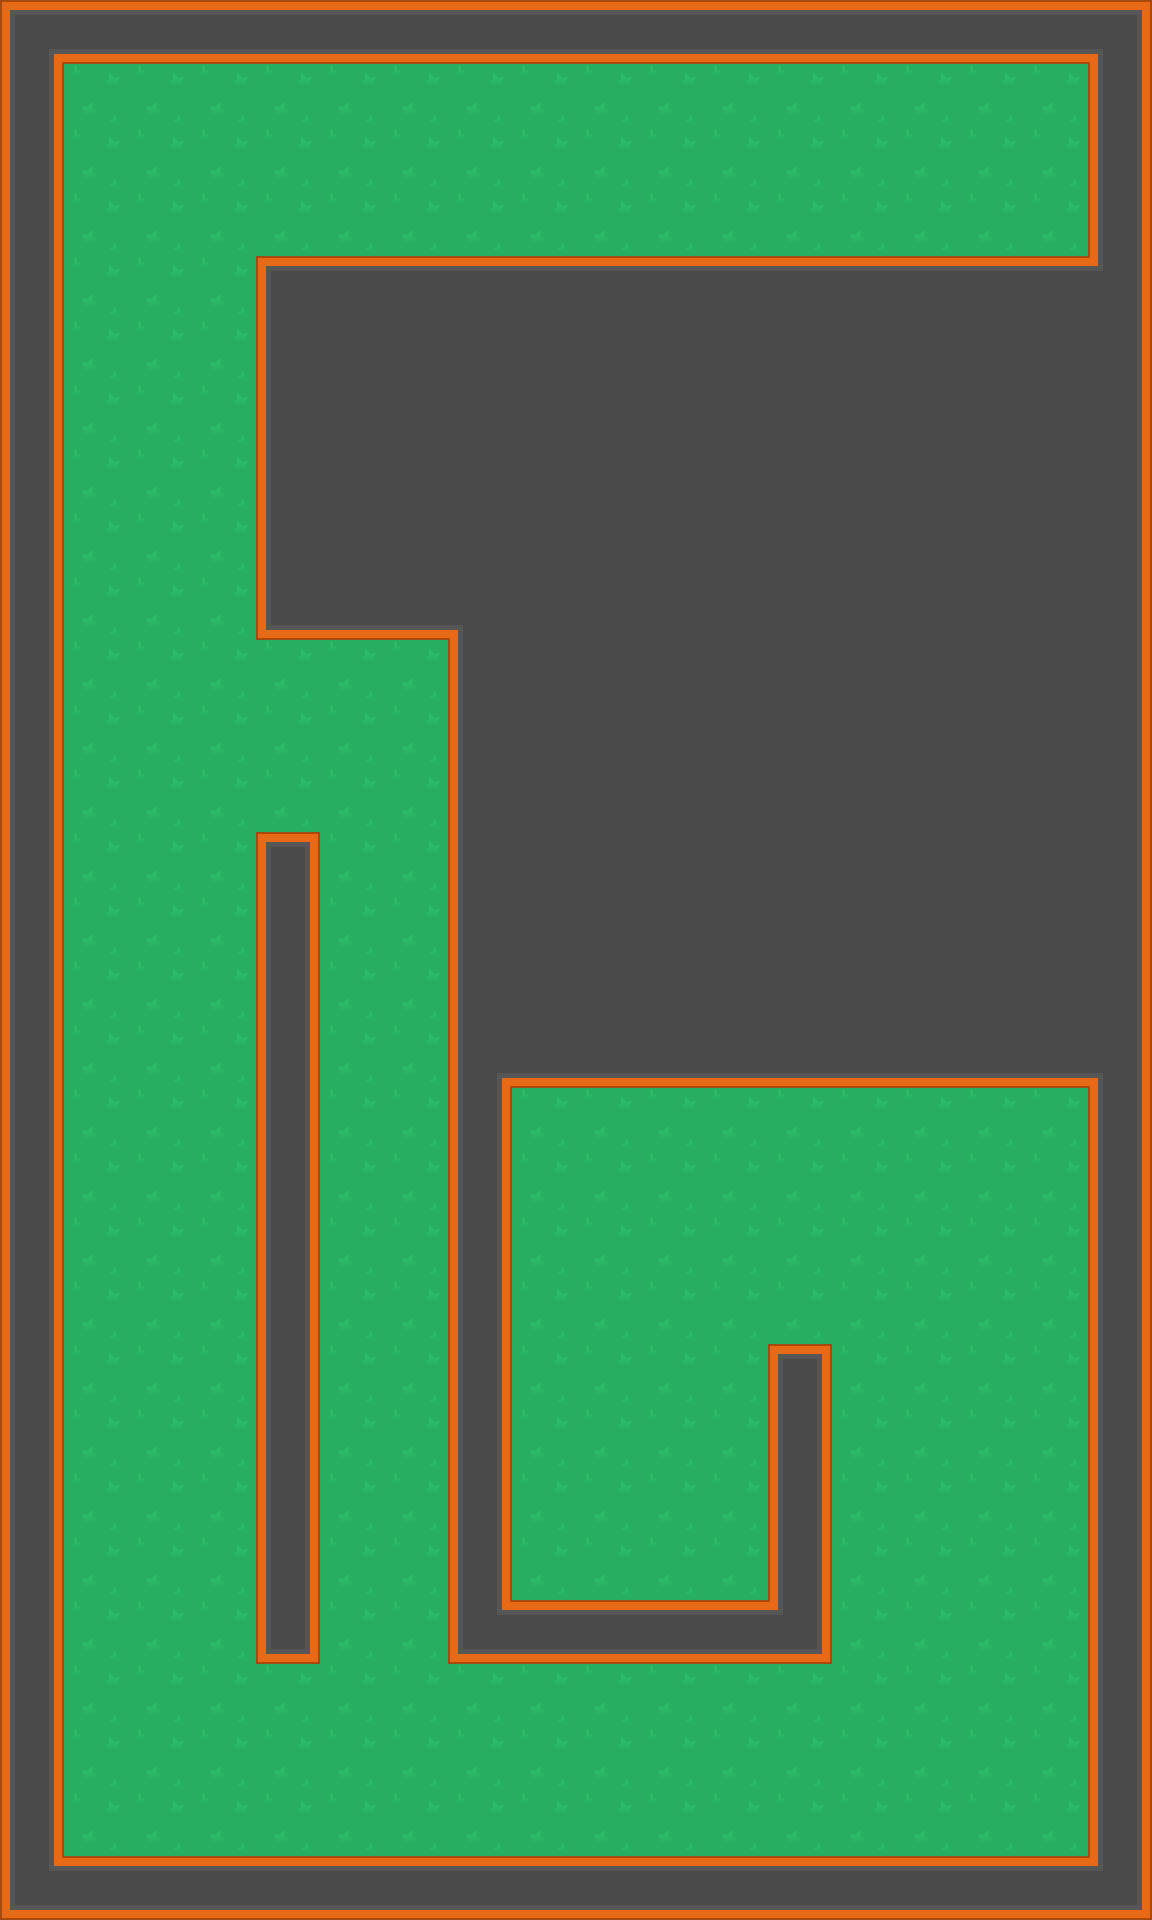

Below is a game level as drawn by its tile map, then a one-line description and the .tmx that defines it (tile-layer data replaced by summaries):
An orthogonal 18x30 tile map with 64x64 px tiles, 1 tile layer (Tile Layer 1) and 37 objects (24x Spawn, 2x Switch, 2x Multitrigger, 2x Alttrigger, Victory, ...).

<map version="1.0" tiledversion="1.1.4" orientation="orthogonal" renderorder="right-down" width="18" height="30" tilewidth="64" tileheight="64" infinite="0" nextobjectid="139">
 <tileset firstgid="1" name="kenney_tileset" tilewidth="64" tileheight="64" tilecount="540" columns="27">
  <image source="../Images/Tilesheet/tilesheet_complete.png" width="1728" height="1280" />
 </tileset>
 <layer name="Tile Layer 1" width="18" height="30">
  <data>[540 cells, 540 non-empty, 20 distinct tile ids]</data>
 </layer>
 <objectgroup name="collision-layer">
  <object id="94" x="64" y="64">
   <polyline points="0,0 1024,0 1024,192 192,192 192,576 384,576 384,1600 768,1600 768,1280 704,1280 704,1536 448,1536 448,1024 1024,1024 1024,1792 0,1792 0,0" />
  </object>
  <object id="95" x="256" y="1664">
   <polyline points="0,0 64,0 64,-832 0,-832 0,0" />
  </object>
 </objectgroup>
 <objectgroup name="event-layer">
  <object id="91" name="Victory" type="Victory" x="560.399" y="1523.45" width="32" height="32" />
  <object id="92" name="Poison" type="Poison" x="64" y="832" width="192" height="832">
   <properties>
    <property name="damage" type="float" value="1.2" />
    <property name="startOn" type="bool" value="true" />
    <property name="triggeredId" value="Poison1" />
   </properties>
  </object>
  <object id="106" name="Spawn" type="Spawn" x="105.876" y="109.709" width="32" height="32">
   <properties>
    <property name="id" type="int" value="0" />
    <property name="interval" type="float" value="0" />
    <property name="limit" type="int" value="1" />
   </properties>
  </object>
  <object id="107" name="Spawn" type="Spawn" x="172.294" y="111.784" width="32" height="32">
   <properties>
    <property name="id" type="int" value="-1" />
    <property name="interval" type="float" value="0" />
    <property name="limit" type="int" value="1" />
   </properties>
  </object>
  <object id="108" name="Switch" type="Switch" x="960" y="128" width="64" height="64">
   <properties>
    <property name="triggeringId" value="Cond1" />
   </properties>
  </object>
  <object id="109" name="Door" type="Door" x="320" y="1344" width="128" height="64">
   <properties>
    <property name="triggeredId" value="Door1" />
   </properties>
  </object>
  <object id="110" name="Switch" type="Switch" x="352" y="1472" width="64" height="64">
   <properties>
    <property name="triggeringId" value="Door1" />
   </properties>
  </object>
  <object id="111" name="Condtrigger" type="Condtrigger" x="1216" y="128" width="64" height="64">
   <properties>
    <property name="start" value="Multi1" />
    <property name="triggeredId" value="Cond1" />
    <property name="triggeringId" value="Multi1" />
   </properties>
  </object>
  <object id="112" name="Multitrigger" type="Multitrigger" x="1344" y="128" width="64" height="64">
   <properties>
    <property name="triggeredId" value="Multi1" />
    <property name="triggeringId" value="Alt1,Poison1,Timer1" />
   </properties>
  </object>
  <object id="113" name="Alttrigger" type="Alttrigger" x="1472" y="128" width="64" height="64">
   <properties>
    <property name="triggeredId" value="Alt1" />
    <property name="triggeringId" value="Cond1" />
   </properties>
  </object>
  <object id="114" name="Timer" type="Timer" x="1363" y="210.103" width="32" height="32">
   <properties>
    <property name="interval" type="float" value="5" />
    <property name="limit" type="int" value="1" />
    <property name="startOn" type="bool" value="false" />
    <property name="triggeredId" value="Timer1" />
    <property name="triggeringId" value="Multi2" />
   </properties>
  </object>
  <object id="115" name="Multitrigger" type="Multitrigger" x="1344" y="256" width="64" height="64">
   <properties>
    <property name="triggeredId" value="Multi2" />
    <property name="triggeringId" value="Alt2,Poison1" />
   </properties>
  </object>
  <object id="116" name="Alttrigger" type="Alttrigger" x="1344" y="384" width="64" height="64">
   <properties>
    <property name="message" value="Multi1" />
    <property name="triggeredId" value="Alt2" />
    <property name="triggeringId" value="Cond1" />
   </properties>
  </object>
  <object id="117" name="Spawn" type="Spawn" x="640" y="1152" width="64" height="64">
   <properties>
    <property name="id" type="int" value="2" />
    <property name="interval" type="float" value="0.1" />
    <property name="limit" type="int" value="1" />
   </properties>
  </object>
  <object id="118" name="Spawn" type="Spawn" x="640" y="1280" width="64" height="64">
   <properties>
    <property name="id" type="int" value="2" />
    <property name="interval" type="float" value="0.1" />
    <property name="limit" type="int" value="1" />
   </properties>
  </object>
  <object id="119" name="Spawn" type="Spawn" x="768" y="1152" width="64" height="64">
   <properties>
    <property name="id" type="int" value="2" />
    <property name="interval" type="float" value="0.1" />
    <property name="limit" type="int" value="1" />
   </properties>
  </object>
  <object id="120" name="Spawn" type="Spawn" x="832" y="1216" width="64" height="64">
   <properties>
    <property name="id" type="int" value="2" />
    <property name="interval" type="float" value="0.1" />
    <property name="limit" type="int" value="1" />
   </properties>
  </object>
  <object id="121" name="Spawn" type="Spawn" x="768" y="1216" width="64" height="64">
   <properties>
    <property name="id" type="int" value="2" />
    <property name="interval" type="float" value="0.1" />
    <property name="limit" type="int" value="1" />
   </properties>
  </object>
  <object id="122" name="Spawn" type="Spawn" x="832" y="1152" width="64" height="64">
   <properties>
    <property name="id" type="int" value="2" />
    <property name="interval" type="float" value="0.1" />
    <property name="limit" type="int" value="1" />
   </properties>
  </object>
  <object id="123" name="Spawn" type="Spawn" x="896" y="1152" width="64" height="64">
   <properties>
    <property name="id" type="int" value="2" />
    <property name="interval" type="float" value="0.1" />
    <property name="limit" type="int" value="1" />
   </properties>
  </object>
  <object id="124" name="Spawn" type="Spawn" x="960" y="1216" width="64" height="64">
   <properties>
    <property name="id" type="int" value="2" />
    <property name="interval" type="float" value="0.1" />
    <property name="limit" type="int" value="1" />
   </properties>
  </object>
  <object id="125" name="Spawn" type="Spawn" x="896" y="1216" width="64" height="64">
   <properties>
    <property name="id" type="int" value="2" />
    <property name="interval" type="float" value="0.1" />
    <property name="limit" type="int" value="1" />
   </properties>
  </object>
  <object id="126" name="Spawn" type="Spawn" x="960" y="1152" width="64" height="64">
   <properties>
    <property name="id" type="int" value="2" />
    <property name="interval" type="float" value="0.1" />
    <property name="limit" type="int" value="1" />
   </properties>
  </object>
  <object id="127" name="Spawn" type="Spawn" x="896" y="1280" width="64" height="64">
   <properties>
    <property name="id" type="int" value="2" />
    <property name="interval" type="float" value="0.1" />
    <property name="limit" type="int" value="1" />
   </properties>
  </object>
  <object id="128" name="Spawn" type="Spawn" x="960" y="1344" width="64" height="64">
   <properties>
    <property name="id" type="int" value="2" />
    <property name="interval" type="float" value="0.1" />
    <property name="limit" type="int" value="1" />
   </properties>
  </object>
  </objectgroup>
</map>
<!-- 10 of 37 objects omitted -->
